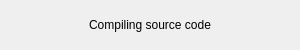
<?xml version="1.0" encoding="UTF-8"?>
<ui version="4.0">
 <class>CompilerDialog</class>
 <widget class="QDialog" name="CompilerDialog">
  <property name="windowModality">
   <enum>Qt::ApplicationModal</enum>
  </property>
  <property name="geometry">
   <rect>
    <x>0</x>
    <y>0</y>
    <width>300</width>
    <height>50</height>
   </rect>
  </property>
  <property name="windowTitle">
   <string>Please wait</string>
  </property>
  <property name="modal">
   <bool>true</bool>
  </property>
  <layout class="QVBoxLayout" name="mainLayout">
   <item>
    <widget class="QLabel" name="statusLabel">
     <property name="text">
      <string>Compiling source code</string>
     </property>
     <property name="textFormat">
      <enum>Qt::PlainText</enum>
     </property>
     <property name="alignment">
      <set>Qt::AlignCenter</set>
     </property>
     <property name="textInteractionFlags">
      <set>Qt::NoTextInteraction</set>
     </property>
    </widget>
   </item>
  </layout>
 </widget>
 <resources/>
 <connections/>
</ui>
